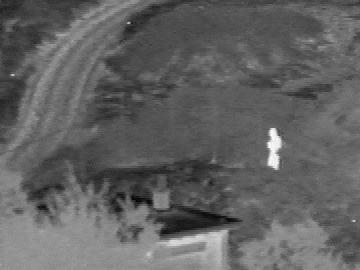
%> input picture Context_Enhance_via_Fusion/image/Camp_IR.jpg, 360 x 270 px
$ octave --eval "result = PS(imread('Context_Enhance_via_Fusion/image/Camp_IR.jpg'));"   (GNU Octave 9; MATLAB toolbox functions it lacks are replaced by stand-ins)
%> lines starting %> are read from the running program, lines starting %| are printed output that depends on the picture
### GradientSobel.m
function [dx, dy] = GradientSobel(img)

        Sv = [-1 -2 -1;...
               0  0  0;...
               1  2  1];
        Sh = [-1  0  1;
              -2  0  2;
              -1  0  1];
        dx=conv2(img, Sh,'valid');
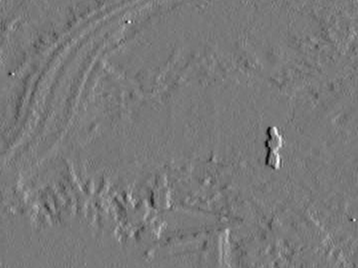
%> dx: size 268x358 double; min -391, max 429, mean -0.2; drawn with min black and max white
        dy=conv2(img, Sv,'valid');
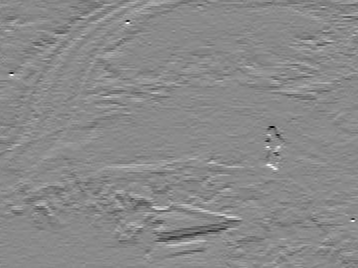
%> dy: size 268x358 double; min -496, max 419, mean -1.8; drawn with min black and max white
end

### WinAvgPE.m
% Compute the per-pixel perceptual energy over each window

function F = WinAvgPE(img, R)

    ff = fft2(img);
    ffc = fftshift(ff);

    [m, n]=size(img);
    [u,v]=freqspace([m,n],'meshgrid');
%     u = u/2*m; v = v/2*n;
%     u = u/m*R; v = v/n*R;
    u = u/2*R; v = v/2*R;
    r=sqrt(u.^2+v.^2);
    fw = MannosSkarision(r);

    affc = abs(ffc(:));
    energ = sqrt(sum(affc.*affc));
    F = abs(ffc.*fw);

    F = sqrt(sum(F(:).*F(:)))/(m*n);
end


%%
function fc = MannosSkarision(r)
    fc = 2.6*(0.0192+0.114*r).*exp(-(0.114*r).^1.1);
end

### PS.m
% PS.m
% -------------------------------------------------------------------
% This function implements the quality metric "perceptual saliency (PS)"
% for input image img.
% This metric was proposed in "Fusion of infrared and visible images for
% night-vision context enhancement", Applied Optics, 55(23), 2016
% by Zhiqiang Zhou et al.
%
% -------------------------------------------------------------------
% Author: Zhiqiang Zhou

function F = PS(img)

R = 32;
wS = 40;
alpha = 2;

[gx, gy] = GradientSobel(img);
g = sqrt(gx.^2+gy.^2);
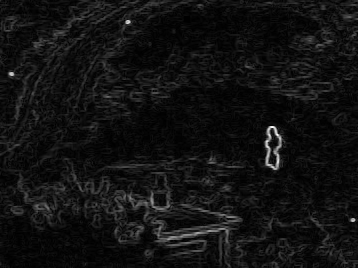
%> g: size 268x358 double; min 0, max 496.4, mean 35; drawn with min black and max white
img = img(2:end-1, 2:end-1);

img1 = img;
g1 = g;

fun1 = @(block_struct) WinAvgPE(block_struct.data, R);
inf = blockproc(img1, [wS, wS], fun1);
%> inf = [7.8 13.73 12.13 13.31 6.21 5.65 6.23 8.37 10.9; 12.39 10.13 10.57 6.62 6.87 7.41 7.76 9.28 8.55; 13.71 8.17 10.07 7.96 6.51 5.84 7.07 8.86 8.33; 10.06 9.22 6.42 5.55 5.77 6.07 24.76 7.59 6.54; 12.43 11.56 11.99 14.42 10.14 10.45 16.02 6.19 6.71; 12.13 13.63 14.98 17.77 23.14 21.77 10.49 10.43 10.18; 7.64 7.67 7.76 10.09 15.95 14.71 10.2 9.53 12.94]

fun2 = @(block_struct) sum((block_struct.data(:)).^alpha);
lambda = blockproc(g1, [wS, wS], fun2);
%> lambda = [2641200 3818916 4598250 6298146 1408724 934168 1180094 2351464 4556236; 5478132 3698296 3935532 1496802 1615692 1689938 2245812 4197466 2928420; 3776332 2248836 3996656 3251180 1521210 881454 1437608 3197684 1735998; 2969828 1716554 1257938 584194 915588 997794 23425444 2580034 854576; 2868588 4075272 4863224 6485098 4036540 4781904 8567824 1047228 833902; 3274386 4247782 4593946 12083814 15446886 13708336 2518612 2446994 3883522; 285208 309722 436334 1707350 5062830 3764302 2420400 1967246 2759290]

F = sum(inf(:).*lambda(:))/sum(lambda(:));
%> F = 14.24
end

$ run again, on Context_Enhance_via_Fusion/image/Camp_Vis.jpg
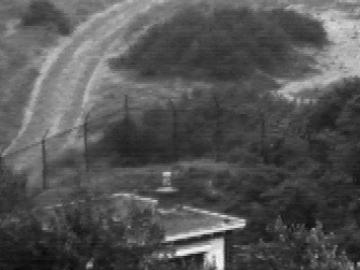
%> input picture Context_Enhance_via_Fusion/image/Camp_Vis.jpg, 360 x 270 px
%> in GradientSobel, `dy=conv2(img, Sv,'valid');`:
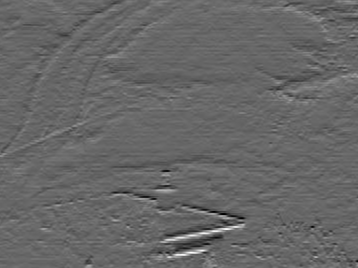
%> dy: size 268x358 double; min -441, max 652, mean 2.3; drawn with min black and max white
%> in PS, `g = sqrt(gx.^2+gy.^2);`:
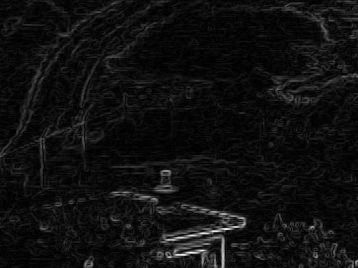
%> g: size 268x358 double; min 0, max 652.9, mean 42.2; drawn with min black and max white
%> inf = [9.41 12.08 12.51 15.28 11.84 9.27 10.66 15.68 17.6; 9.74 12.35 13.24 10.36 5.86 4.67 7.12 15.69 16.93; 12.27 9.42 13.2 10.7 9.78 6.74 10.06 19.05 15.32; 10.86 14.33 12.62 4.97 4.97 5.77 7.01 6.89 6.15; 12.03 7.77 9.54 17.6 15.06 9.09 6.91 6.2 5.7; 7.25 11.13 10.04 12.28 23.18 29.37 13.26 10.54 7.62; 5.27 7.14 10.47 14.01 30.59 30.6 9.79 10.22 14.95]
%> lambda = [2471368 3768340 4721156 3969512 1609720 1368716 1926162 5478612 9510140; 2442188 4827656 5189958 2362020 965718 821988 1396978 5104884 6528502; 4077692 2092806 4346946 3249252 2862076 1420634 3165458 8620092 3486422; 4309042 6415440 4059544 690434 960704 1223020 1995176 1800332 1695704; 2568270 2926194 3880344 11941940 11835716 3105254 2278526 1940950 1543650; 2086290 5332660 3775342 6745290 27671182 46642974 8259302 6718090 3171068; 776420 1507458 4533386 5516168 34837816 31122930 4355150 4949612 8520868]
%> F = 18.69
